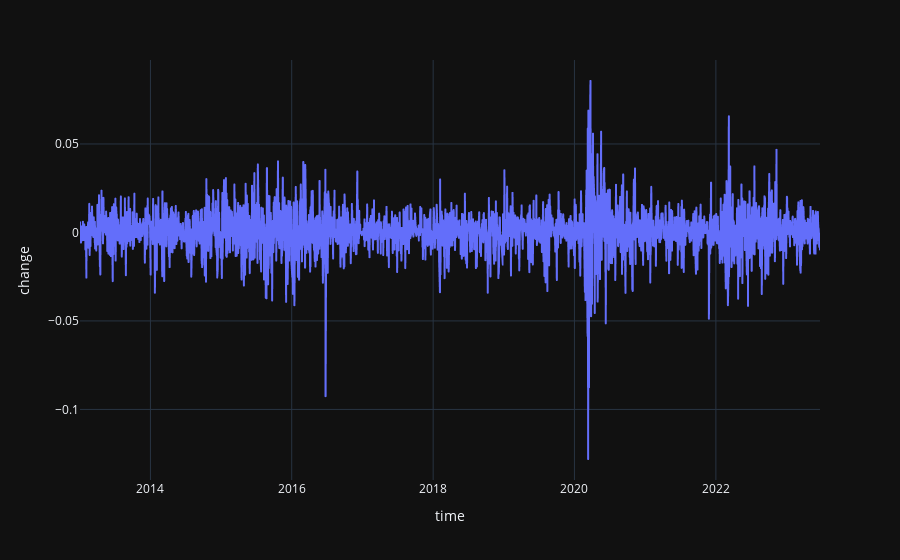

Here is the notebook cell this chart was saved with:
### Code cell
px.line(bars, x='time', y='change', hover_data=['day'])

### Figure 1 — Plotly figure (JSON) as saved in the notebook; plotly's stock layout.template omitted (floating-point values rounded to 4 significant figures; data arrays with more than 128 entries replaced by an {"elided": "..."} marker saying what was removed)
{"data": [{"customdata": {"elided": "2670x1 int values"}, "hovertemplate": "time=%{x}<br>change=%{y}<br>day=%{customdata[0]}<extra></extra>", "legendgroup": "", "line": {"color": "#636efa", "dash": "solid"}, "marker": {"symbol": "circle"}, "mode": "lines", "name": "", "showlegend": false, "x": {"elided": "2670 str values"}, "xaxis": "x", "y": {"elided": "2670 float values"}, "yaxis": "y", "type": "scattergl"}], "layout": {"xaxis": {"anchor": "y", "domain": [0.0, 1.0], "title": {"text": "time"}}, "yaxis": {"anchor": "x", "domain": [0.0, 1.0], "title": {"text": "change"}}, "legend": {"tracegroupgap": 0}, "margin": {"t": 60}}}
